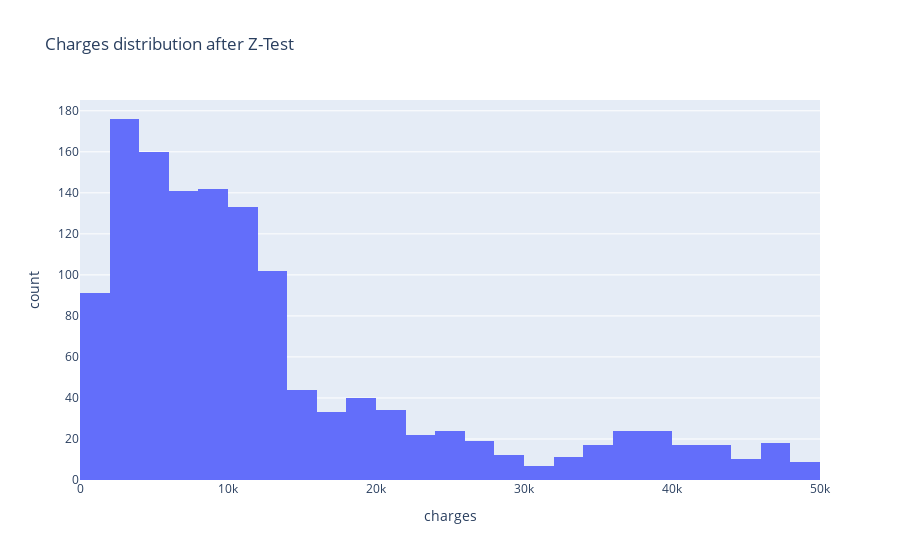

Notebook code for this chart:
### Code cell
fig = px.histogram(new_df, x="charges",title="Charges distribution after Z-Test")
fig.show()

### Figure 1 — Plotly figure (JSON) as saved in the notebook; plotly's stock layout.template omitted (floating-point values rounded to 4 significant figures; data arrays with more than 128 entries replaced by an {"elided": "..."} marker saying what was removed)
{"data": [{"alignmentgroup": "True", "bingroup": "x", "hovertemplate": "charges=%{x}<br>count=%{y}<extra></extra>", "legendgroup": "", "marker": {"color": "#636efa"}, "name": "", "offsetgroup": "", "orientation": "v", "showlegend": false, "type": "histogram", "x": {"elided": "1327 float values"}, "xaxis": "x", "yaxis": "y"}], "layout": {"barmode": "relative", "legend": {"tracegroupgap": 0}, "title": {"text": "Charges distribution after Z-Test"}, "xaxis": {"anchor": "y", "domain": [0, 1], "title": {"text": "charges"}}, "yaxis": {"anchor": "x", "domain": [0, 1], "title": {"text": "count"}}}}
